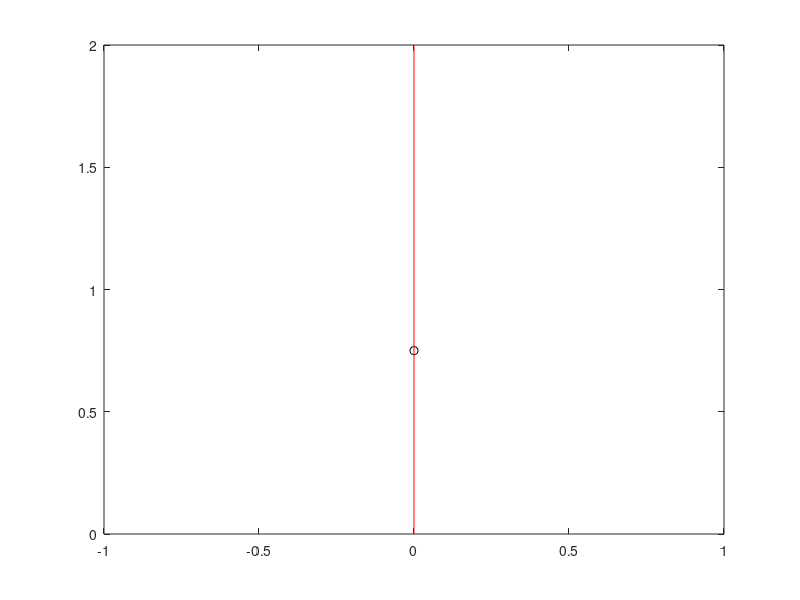

Here is the MATLAB script that generated this plot: (Note: this script raises an error after producing the figure.)
clc; clear all;
R=2; g=9.8;
r(1)=0.75; t(1)=0; omega(1)=0; theta(1)=0;
del=0.01; n=10/del;

for i=1:n+1
    theta(i+1)=(pi/12)*cos(pi*t(i));
    r(i+1)=r(i)+del*omega(i);
    omega(i+1)=((pi^2/12)^2)*r(i)*(sin(pi*t(i)))^2-g*sin((pi/12)*cos(pi*t(i)));
    t(i+1)=t(i)+del;
end

sumbux = R.*sin(theta); sumbuy = R.*cos(theta);
gelangx = r.*sin(theta); gelangy = r.*cos(theta);
pusatx = 0; pusaty = 0;

for j=1:n+1
    rodx = [pusatx sumbux(j)];
    rody = [pusaty sumbuy(j)];
    plot(gelangx(j),gelangy(j),'ko',rodx,rody,'r-'); text(0.1,4,"Waktu: "+num2str(t(j))+" s"); text(0.1,3.5,"Sudut: "+num2str((theta(j)/pi)*180)+" derajat");
    axis([-1.5 1.5 -1.5 5]);
    pause(del);
end


